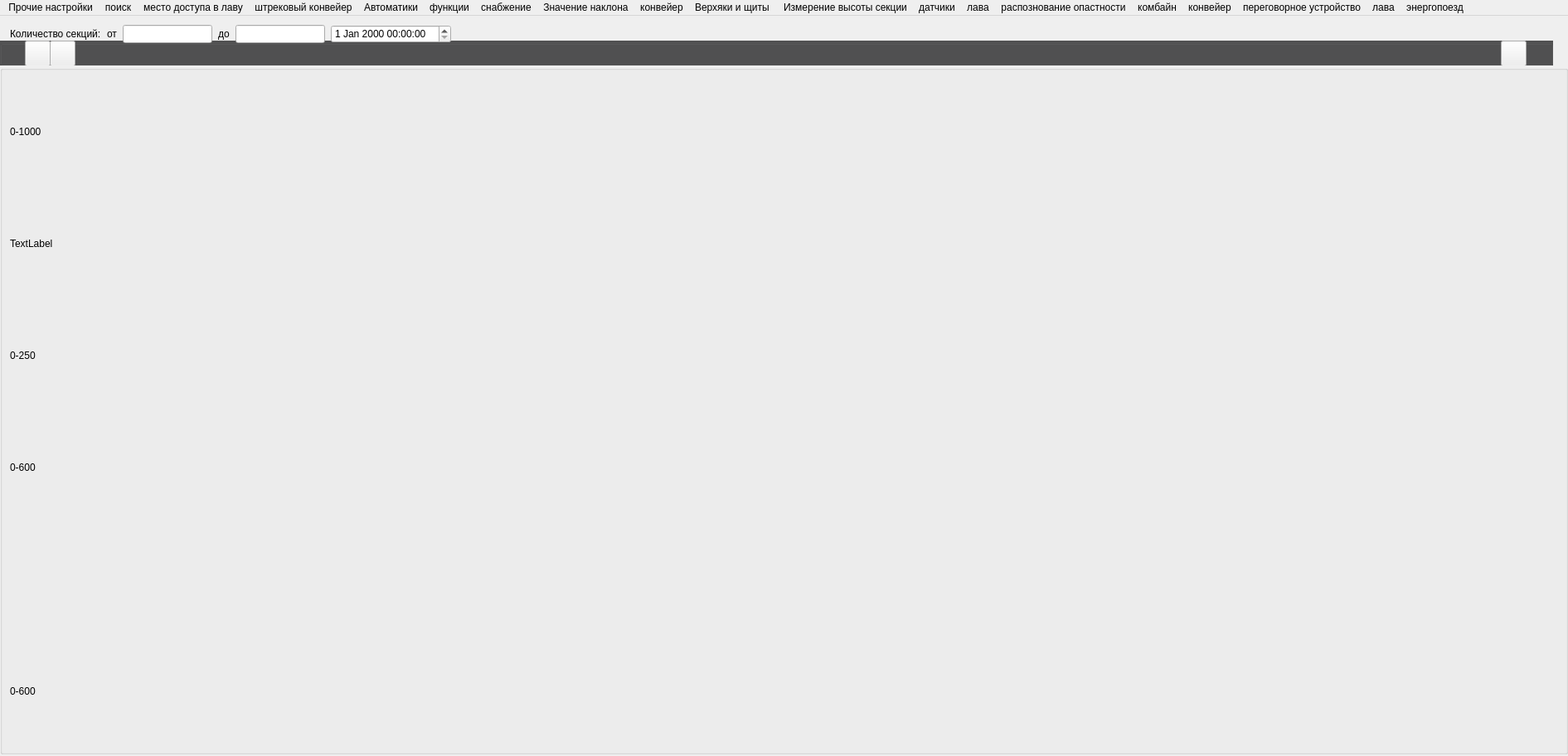
<?xml version="1.0" encoding="UTF-8"?>
<ui version="4.0">
 <class>MainWindow</class>
 <widget class="QMainWindow" name="MainWindow">
  <property name="geometry">
   <rect>
    <x>0</x>
    <y>0</y>
    <width>1891</width>
    <height>912</height>
   </rect>
  </property>
  <property name="sizePolicy">
   <sizepolicy hsizetype="Preferred" vsizetype="Preferred">
    <horstretch>0</horstretch>
    <verstretch>0</verstretch>
   </sizepolicy>
  </property>
  <property name="windowTitle">
   <string>MainWindow</string>
  </property>
  <property name="styleSheet">
   <string notr="true">QMenu{
qproperty-iconSize:16px 16px;
}</string>
  </property>
  <property name="iconSize">
   <size>
    <width>100</width>
    <height>100</height>
   </size>
  </property>
  <widget class="QWidget" name="centralwidget">
   <widget class="QGroupBox" name="Tools">
    <property name="geometry">
     <rect>
      <x>0</x>
      <y>30</y>
      <width>1873</width>
      <height>30</height>
     </rect>
    </property>
    <property name="maximumSize">
     <size>
      <width>2000</width>
      <height>30</height>
     </size>
    </property>
    <property name="styleSheet">
     <string notr="true">QGroupBox{
  background-color: #515152;
}</string>
    </property>
    <property name="title">
     <string/>
    </property>
    <property name="flat">
     <bool>true</bool>
    </property>
    <widget class="QPushButton" name="data_sensors_pushButton">
     <property name="geometry">
      <rect>
       <x>30</x>
       <y>0</y>
       <width>31</width>
       <height>31</height>
      </rect>
     </property>
     <property name="toolTip">
      <string>Данные с датчиков </string>
     </property>
     <property name="text">
      <string/>
     </property>
     <property name="icon">
      <iconset>
       <normaloff>../image/img tools/shieldtab.png</normaloff>../image/img tools/shieldtab.png</iconset>
     </property>
     <property name="iconSize">
      <size>
       <width>50</width>
       <height>50</height>
      </size>
     </property>
    </widget>
    <widget class="QPushButton" name="monitoring_gidravlic">
     <property name="geometry">
      <rect>
       <x>60</x>
       <y>0</y>
       <width>31</width>
       <height>31</height>
      </rect>
     </property>
     <property name="toolTip">
      <string>Мониторинг гидравлики</string>
     </property>
     <property name="text">
      <string/>
     </property>
     <property name="icon">
      <iconset>
       <normaloff>../image/img tools/sensor_list.png</normaloff>../image/img tools/sensor_list.png</iconset>
     </property>
     <property name="iconSize">
      <size>
       <width>50</width>
       <height>50</height>
      </size>
     </property>
    </widget>
    <widget class="QPushButton" name="mining_overview">
     <property name="geometry">
      <rect>
       <x>1810</x>
       <y>0</y>
       <width>31</width>
       <height>31</height>
      </rect>
     </property>
     <property name="toolTip">
      <string>Обзор добычи</string>
     </property>
     <property name="text">
      <string/>
     </property>
     <property name="icon">
      <iconset>
       <normaloff>../image/img tools/transport.png</normaloff>../image/img tools/transport.png</iconset>
     </property>
     <property name="iconSize">
      <size>
       <width>50</width>
       <height>50</height>
      </size>
     </property>
    </widget>
   </widget>
   <widget class="QGroupBox" name="groupBox_2">
    <property name="geometry">
     <rect>
      <x>0</x>
      <y>60</y>
      <width>1891</width>
      <height>831</height>
     </rect>
    </property>
    <property name="title">
     <string/>
    </property>
    <layout class="QGridLayout" name="gridLayout_2">
     <item row="5" column="0">
      <layout class="QHBoxLayout" name="layout_10000">
       <property name="spacing">
        <number>0</number>
       </property>
       <item>
        <widget class="QLabel" name="label_9">
         <property name="text">
          <string>0-600</string>
         </property>
        </widget>
       </item>
      </layout>
     </item>
     <item row="0" column="0">
      <layout class="QHBoxLayout" name="layout_600">
       <property name="spacing">
        <number>0</number>
       </property>
       <item>
        <widget class="QLabel" name="label_4">
         <property name="text">
          <string>0-1000</string>
         </property>
        </widget>
       </item>
      </layout>
     </item>
     <item row="1" column="0">
      <layout class="QHBoxLayout" name="layout_1000">
       <property name="spacing">
        <number>0</number>
       </property>
       <property name="sizeConstraint">
        <enum>QLayout::SetDefaultConstraint</enum>
       </property>
       <item>
        <widget class="QLabel" name="label_5">
         <property name="text">
          <string>TextLabel</string>
         </property>
        </widget>
       </item>
      </layout>
     </item>
     <item row="3" column="0">
      <layout class="QHBoxLayout" name="layout_6">
       <property name="spacing">
        <number>0</number>
       </property>
       <item>
        <widget class="QLabel" name="label_7">
         <property name="layoutDirection">
          <enum>Qt::LeftToRight</enum>
         </property>
         <property name="text">
          <string>0-600</string>
         </property>
        </widget>
       </item>
       <item>
        <spacer name="horizontalSpacer">
         <property name="orientation">
          <enum>Qt::Horizontal</enum>
         </property>
         <property name="sizeHint" stdset="0">
          <size>
           <width>40</width>
           <height>20</height>
          </size>
         </property>
        </spacer>
       </item>
      </layout>
     </item>
     <item row="2" column="0">
      <layout class="QHBoxLayout" name="layout_250">
       <property name="spacing">
        <number>0</number>
       </property>
       <item>
        <widget class="QLabel" name="label_6">
         <property name="text">
          <string>0-250</string>
         </property>
        </widget>
       </item>
      </layout>
     </item>
     <item row="4" column="0">
      <layout class="QHBoxLayout" name="layout_200">
       <property name="spacing">
        <number>0</number>
       </property>
       <property name="rightMargin">
        <number>0</number>
       </property>
       <item>
        <widget class="QLabel" name="label_8">
         <property name="sizePolicy">
          <sizepolicy hsizetype="Preferred" vsizetype="Preferred">
           <horstretch>0</horstretch>
           <verstretch>0</verstretch>
          </sizepolicy>
         </property>
         <property name="layoutDirection">
          <enum>Qt::LeftToRight</enum>
         </property>
         <property name="text">
          <string/>
         </property>
         <property name="pixmap">
          <pixmap>../image/img tools/prop_pressure.png</pixmap>
         </property>
        </widget>
       </item>
       <item>
        <spacer name="horizontalSpacer_2">
         <property name="orientation">
          <enum>Qt::Horizontal</enum>
         </property>
         <property name="sizeHint" stdset="0">
          <size>
           <width>40</width>
           <height>20</height>
          </size>
         </property>
        </spacer>
       </item>
      </layout>
     </item>
    </layout>
   </widget>
   <widget class="QWidget" name="layoutWidget">
    <property name="geometry">
     <rect>
      <x>11</x>
      <y>11</y>
      <width>535</width>
      <height>22</height>
     </rect>
    </property>
    <layout class="QHBoxLayout" name="horizontalLayout_2">
     <item>
      <widget class="QLabel" name="label">
       <property name="sizePolicy">
        <sizepolicy hsizetype="Fixed" vsizetype="Fixed">
         <horstretch>0</horstretch>
         <verstretch>0</verstretch>
        </sizepolicy>
       </property>
       <property name="layoutDirection">
        <enum>Qt::RightToLeft</enum>
       </property>
       <property name="text">
        <string>Количество секций:</string>
       </property>
      </widget>
     </item>
     <item>
      <widget class="QLabel" name="label_2">
       <property name="sizePolicy">
        <sizepolicy hsizetype="Fixed" vsizetype="Fixed">
         <horstretch>0</horstretch>
         <verstretch>0</verstretch>
        </sizepolicy>
       </property>
       <property name="text">
        <string>от</string>
       </property>
      </widget>
     </item>
     <item>
      <widget class="QLineEdit" name="section_min_lineEdit">
       <property name="sizePolicy">
        <sizepolicy hsizetype="Fixed" vsizetype="Fixed">
         <horstretch>0</horstretch>
         <verstretch>0</verstretch>
        </sizepolicy>
       </property>
      </widget>
     </item>
     <item>
      <widget class="QLabel" name="label_3">
       <property name="sizePolicy">
        <sizepolicy hsizetype="Fixed" vsizetype="Fixed">
         <horstretch>0</horstretch>
         <verstretch>0</verstretch>
        </sizepolicy>
       </property>
       <property name="text">
        <string>до</string>
       </property>
      </widget>
     </item>
     <item>
      <widget class="QLineEdit" name="section_max_lineEdit">
       <property name="sizePolicy">
        <sizepolicy hsizetype="Fixed" vsizetype="Fixed">
         <horstretch>0</horstretch>
         <verstretch>0</verstretch>
        </sizepolicy>
       </property>
      </widget>
     </item>
     <item>
      <widget class="QDateTimeEdit" name="dateTimeEdit">
       <property name="sizePolicy">
        <sizepolicy hsizetype="Fixed" vsizetype="Fixed">
         <horstretch>0</horstretch>
         <verstretch>0</verstretch>
        </sizepolicy>
       </property>
      </widget>
     </item>
    </layout>
   </widget>
  </widget>
  <widget class="QMenuBar" name="menubar">
   <property name="enabled">
    <bool>true</bool>
   </property>
   <property name="geometry">
    <rect>
     <x>0</x>
     <y>0</y>
     <width>1891</width>
     <height>22</height>
    </rect>
   </property>
   <property name="tabletTracking">
    <bool>false</bool>
   </property>
   <property name="toolTip">
    <string/>
   </property>
   <property name="styleSheet">
    <string notr="true"/>
   </property>
   <property name="nativeMenuBar">
    <bool>true</bool>
   </property>
   <widget class="QMenu" name="tools_menu">
    <property name="geometry">
     <rect>
      <x>308</x>
      <y>126</y>
      <width>239</width>
      <height>267</height>
     </rect>
    </property>
    <property name="minimumSize">
     <size>
      <width>100</width>
      <height>100</height>
     </size>
    </property>
    <property name="toolTip">
     <string>,mhv</string>
    </property>
    <property name="toolTipDuration">
     <number>-1</number>
    </property>
    <property name="statusTip">
     <string notr="true">Прочие настрйки</string>
    </property>
    <property name="tearOffEnabled">
     <bool>true</bool>
    </property>
    <property name="title">
     <string>Прочие настройки</string>
    </property>
    <property name="icon">
     <iconset>
      <normaloff>../image/img tools/setup.png</normaloff>../image/img tools/setup.png</iconset>
    </property>
    <property name="separatorsCollapsible">
     <bool>true</bool>
    </property>
    <property name="toolTipsVisible">
     <bool>true</bool>
    </property>
    <addaction name="change_name_action"/>
    <addaction name="screenshot_action"/>
    <addaction name="list_sensors_action"/>
    <addaction name="list_camera_action"/>
    <addaction name="list_link_action"/>
    <addaction name="change_setting_action"/>
    <addaction name="graffik_name_action"/>
    <addaction name="conveier_name_action"/>
    <addaction name="direction_name_action"/>
    <addaction name="separator"/>
   </widget>
   <widget class="QMenu" name="search">
    <property name="toolTip">
     <string>онреас</string>
    </property>
    <property name="statusTip">
     <string>щгн</string>
    </property>
    <property name="title">
     <string>поиск</string>
    </property>
    <property name="icon">
     <iconset>
      <normaloff>../image/img tools/search.png</normaloff>../image/img tools/search.png</iconset>
    </property>
    <property name="toolTipsVisible">
     <bool>true</bool>
    </property>
    <addaction name="one_searc_action"/>
    <addaction name="two_searc_action"/>
    <addaction name="three_searc_action"/>
    <addaction name="four_searc_action"/>
    <addaction name="five_searc_action"/>
   </widget>
   <widget class="QMenu" name="place_lava">
    <property name="enabled">
     <bool>true</bool>
    </property>
    <property name="title">
     <string>место доступа в лаву</string>
    </property>
    <property name="icon">
     <iconset>
      <normaloff>../image/img tools/mesto.png</normaloff>../image/img tools/mesto.png</iconset>
    </property>
    <addaction name="on_lava_action"/>
    <addaction name="off_lava_action"/>
   </widget>
   <widget class="QMenu" name="conveier_shek">
    <property name="title">
     <string>штрековый конвейер</string>
    </property>
    <property name="icon">
     <iconset>
      <normaloff>../image/img tools/stageloader.png</normaloff>../image/img tools/stageloader.png</iconset>
    </property>
    <addaction name="on_conv_action"/>
    <addaction name="off_conveier_action"/>
   </widget>
   <widget class="QMenu" name="avtomatic">
    <property name="title">
     <string>Автоматики</string>
    </property>
    <property name="icon">
     <iconset>
      <normaloff>../image/img tools/automatic.png</normaloff>../image/img tools/automatic.png</iconset>
    </property>
    <addaction name="automatics_action"/>
    <addaction name="time_rs_action"/>
    <addaction name="time_all_work_day"/>
    <addaction name="time_unloading_action"/>
    <addaction name="time_going_action"/>
    <addaction name="time_raspor_action"/>
    <addaction name="time_from_unloading_action"/>
   </widget>
   <widget class="QMenu" name="function">
    <property name="title">
     <string>функции</string>
    </property>
    <property name="icon">
     <iconset>
      <normaloff>../image/img tools/function.png</normaloff>../image/img tools/function.png</iconset>
    </property>
    <addaction name="functions_action"/>
    <addaction name="sinhronize_action"/>
    <addaction name="resist_action"/>
    <addaction name="audio_light_action"/>
    <addaction name="neighbor_branch_manage_action"/>
   </widget>
   <widget class="QMenu" name="electric">
    <property name="geometry">
     <rect>
      <x>1440</x>
      <y>147</y>
      <width>221</width>
      <height>204</height>
     </rect>
    </property>
    <property name="title">
     <string>снабжение</string>
    </property>
    <property name="icon">
     <iconset>
      <normaloff>../image/img tools/electric.png</normaloff>../image/img tools/electric.png</iconset>
    </property>
    <property name="separatorsCollapsible">
     <bool>true</bool>
    </property>
    <property name="toolTipsVisible">
     <bool>true</bool>
    </property>
    <addaction name="consup_current_actual_action"/>
    <addaction name="consup_current_valve_action"/>
    <addaction name="cons_current_action"/>
    <addaction name="sipply_voltage_action"/>
    <addaction name="sensor_sipply_voltage_action"/>
    <addaction name="valve_sipply_voltage_action"/>
    <addaction name="R_voltage_sipply"/>
   </widget>
   <widget class="QMenu" name="tilt_angle">
    <property name="title">
     <string>Значение наклона</string>
    </property>
    <property name="icon">
     <iconset>
      <normaloff>../image/img tools/znach naklon.png</normaloff>../image/img tools/znach naklon.png</iconset>
    </property>
    <addaction name="transverse_slope_grounds_action"/>
    <addaction name="longitudinal_slope_overlap_a"/>
    <addaction name="transverse_slope_grounds"/>
    <addaction name="longitudial_slope_overlap_action"/>
   </widget>
   <widget class="QMenu" name="conveier">
    <property name="title">
     <string>конвейер</string>
    </property>
    <property name="icon">
     <iconset>
      <normaloff>../image/img tools/conveyor_distance.png</normaloff>../image/img tools/conveyor_distance.png</iconset>
    </property>
    <addaction name="V_action"/>
    <addaction name="zaz_action"/>
   </widget>
   <widget class="QMenu" name="shield_menu">
    <property name="title">
     <string>Верхяки и щиты </string>
    </property>
    <property name="icon">
     <iconset>
      <normaloff>../image/img tools/cantilever.png</normaloff>../image/img tools/cantilever.png</iconset>
    </property>
    <addaction name="action_44"/>
    <addaction name="action_45"/>
    <addaction name="action_46"/>
    <addaction name="action_47"/>
    <addaction name="action_48"/>
    <addaction name="action_49"/>
    <addaction name="action_50"/>
    <addaction name="action_51"/>
    <addaction name="action_52"/>
    <addaction name="action_53"/>
   </widget>
   <widget class="QMenu" name="menu_3">
    <property name="title">
     <string>Измерение высоты секции</string>
    </property>
    <property name="icon">
     <iconset>
      <normaloff>../image/img tools/shield_height.png</normaloff>../image/img tools/shield_height.png</iconset>
    </property>
    <addaction name="action_54"/>
    <addaction name="action_55"/>
    <addaction name="action_56"/>
   </widget>
   <widget class="QMenu" name="menu_4">
    <property name="title">
     <string>датчики</string>
    </property>
    <property name="icon">
     <iconset>
      <normaloff>../image/img tools/sensor.png</normaloff>../image/img tools/sensor.png</iconset>
    </property>
    <addaction name="action_57"/>
    <addaction name="action_58"/>
    <addaction name="action_59"/>
    <addaction name="action_60"/>
    <addaction name="action_61"/>
    <addaction name="action_62"/>
    <addaction name="action_63"/>
    <addaction name="action_64"/>
   </widget>
   <widget class="QMenu" name="menu_5">
    <property name="title">
     <string>лава</string>
    </property>
    <property name="icon">
     <iconset>
      <normaloff>../image/img tools/front_view.png</normaloff>../image/img tools/front_view.png</iconset>
    </property>
    <addaction name="action_65"/>
    <addaction name="action_66"/>
   </widget>
   <widget class="QMenu" name="menu_6">
    <property name="title">
     <string>распознование опастности</string>
    </property>
    <property name="icon">
     <iconset>
      <normaloff>../image/img tools/danger.png</normaloff>../image/img tools/danger.png</iconset>
    </property>
    <addaction name="action_67"/>
    <addaction name="action_68"/>
    <addaction name="action_69"/>
   </widget>
   <widget class="QMenu" name="combine_menu">
    <property name="title">
     <string>комбайн</string>
    </property>
    <property name="icon">
     <iconset>
      <normaloff>../image/img tools/shearer.png</normaloff>../image/img tools/shearer.png</iconset>
    </property>
    <addaction name="on_combine_actiona"/>
    <addaction name="off_combine_action"/>
   </widget>
   <widget class="QMenu" name="menu_7">
    <property name="enabled">
     <bool>true</bool>
    </property>
    <property name="title">
     <string>конвейер</string>
    </property>
    <property name="icon">
     <iconset>
      <normaloff>../image/img tools/conveyor.png</normaloff>../image/img tools/conveyor.png</iconset>
    </property>
    <addaction name="action_72"/>
    <addaction name="action_73"/>
    <addaction name="action_74"/>
    <addaction name="action_75"/>
   </widget>
   <widget class="QMenu" name="tel_menu">
    <property name="enabled">
     <bool>true</bool>
    </property>
    <property name="title">
     <string>переговорное устройство</string>
    </property>
    <property name="icon">
     <iconset>
      <normaloff>../image/img tools/voicelockup.png</normaloff>../image/img tools/voicelockup.png</iconset>
    </property>
    <addaction name="on_tel_action"/>
    <addaction name="off_tel_action"/>
   </widget>
   <widget class="QMenu" name="menu_9">
    <property name="title">
     <string>лава</string>
    </property>
    <property name="icon">
     <iconset>
      <normaloff>../image/img tools/mining.png</normaloff>../image/img tools/mining.png</iconset>
    </property>
    <addaction name="actionujhb"/>
    <addaction name="action_gc"/>
    <addaction name="action_78"/>
    <addaction name="action_79"/>
    <addaction name="action_80"/>
    <addaction name="action_81"/>
    <addaction name="action_82"/>
    <addaction name="action_83"/>
   </widget>
   <widget class="QMenu" name="menu_10">
    <property name="title">
     <string>энергопоезд</string>
    </property>
   </widget>
   <addaction name="tools_menu"/>
   <addaction name="search"/>
   <addaction name="place_lava"/>
   <addaction name="conveier_shek"/>
   <addaction name="avtomatic"/>
   <addaction name="function"/>
   <addaction name="electric"/>
   <addaction name="tilt_angle"/>
   <addaction name="conveier"/>
   <addaction name="shield_menu"/>
   <addaction name="menu_3"/>
   <addaction name="menu_4"/>
   <addaction name="menu_5"/>
   <addaction name="menu_6"/>
   <addaction name="combine_menu"/>
   <addaction name="menu_7"/>
   <addaction name="tel_menu"/>
   <addaction name="menu_9"/>
   <addaction name="menu_10"/>
  </widget>
  <action name="action">
   <property name="text">
    <string>Изменить имя</string>
   </property>
  </action>
  <action name="actionuf">
   <property name="text">
    <string>uf</string>
   </property>
  </action>
  <action name="actionuyf">
   <property name="text">
    <string>uyf</string>
   </property>
  </action>
  <action name="change_name_action">
   <property name="text">
    <string>изменить имя</string>
   </property>
   <property name="toolTip">
    <string>изменить имя</string>
   </property>
  </action>
  <action name="screenshot_action">
   <property name="checkable">
    <bool>false</bool>
   </property>
   <property name="text">
    <string>скриншот</string>
   </property>
  </action>
  <action name="list_sensors_action">
   <property name="text">
    <string>список датчиков</string>
   </property>
  </action>
  <action name="list_camera_action">
   <property name="text">
    <string>список камер</string>
   </property>
  </action>
  <action name="list_link_action">
   <property name="text">
    <string>список линий связи</string>
   </property>
  </action>
  <action name="change_setting_action">
   <property name="text">
    <string>изменить настройки экрана</string>
   </property>
  </action>
  <action name="graffik_name_action">
   <property name="text">
    <string>график: отобразить название</string>
   </property>
  </action>
  <action name="conveier_name_action">
   <property name="text">
    <string>конвейер отобразить анимацию</string>
   </property>
  </action>
  <action name="direction_name_action">
   <property name="text">
    <string>направление лавы</string>
   </property>
  </action>
  <action name="one_searc_action">
   <property name="text">
    <string>1</string>
   </property>
  </action>
  <action name="two_searc_action">
   <property name="text">
    <string>2</string>
   </property>
  </action>
  <action name="three_searc_action">
   <property name="text">
    <string>3</string>
   </property>
  </action>
  <action name="four_searc_action">
   <property name="text">
    <string>4</string>
   </property>
  </action>
  <action name="five_searc_action">
   <property name="text">
    <string>5</string>
   </property>
  </action>
  <action name="action_12">
   <property name="icon">
    <iconset>
     <normaloff>../image/img tools/место доступа в лаву.png</normaloff>../image/img tools/место доступа в лаву.png</iconset>
   </property>
   <property name="text">
    <string>главный привод</string>
   </property>
  </action>
  <action name="action_13">
   <property name="text">
    <string>вспомогательный</string>
   </property>
  </action>
  <action name="on_conv_action">
   <property name="checkable">
    <bool>true</bool>
   </property>
   <property name="checked">
    <bool>true</bool>
   </property>
   <property name="text">
    <string>вкл</string>
   </property>
  </action>
  <action name="off_conveier_action">
   <property name="checkable">
    <bool>true</bool>
   </property>
   <property name="checked">
    <bool>false</bool>
   </property>
   <property name="text">
    <string>выкл</string>
   </property>
  </action>
  <action name="on_lava_action">
   <property name="checkable">
    <bool>true</bool>
   </property>
   <property name="checked">
    <bool>false</bool>
   </property>
   <property name="text">
    <string>доступ к лаве главный</string>
   </property>
  </action>
  <action name="off_lava_action">
   <property name="checkable">
    <bool>true</bool>
   </property>
   <property name="checked">
    <bool>false</bool>
   </property>
   <property name="text">
    <string>доступ к лаве вспомогательный привод</string>
   </property>
  </action>
  <action name="automatics_action">
   <property name="text">
    <string>автоматики</string>
   </property>
  </action>
  <action name="time_rs_action">
   <property name="text">
    <string>промежут время РЦ</string>
   </property>
  </action>
  <action name="time_all_work_day">
   <property name="text">
    <string>Время Общий раб день </string>
   </property>
  </action>
  <action name="time_unloading_action">
   <property name="text">
    <string>время разгрузка</string>
   </property>
  </action>
  <action name="time_going_action">
   <property name="text">
    <string>время передвижка</string>
   </property>
  </action>
  <action name="time_raspor_action">
   <property name="text">
    <string>Время распор</string>
   </property>
  </action>
  <action name="time_from_unloading_action">
   <property name="text">
    <string>время от разгруз </string>
   </property>
  </action>
  <action name="functions_action">
   <property name="text">
    <string>функции</string>
   </property>
  </action>
  <action name="sinhronize_action">
   <property name="text">
    <string>синх</string>
   </property>
  </action>
  <action name="resist_action">
   <property name="text">
    <string>сопр</string>
   </property>
  </action>
  <action name="audio_light_action">
   <property name="text">
    <string>звук и свет сигн</string>
   </property>
  </action>
  <action name="neighbor_branch_manage_action">
   <property name="text">
    <string>управление соcедней веткой </string>
   </property>
  </action>
  <action name="consup_current_actual_action">
   <property name="text">
    <string>потребление тока Текущ</string>
   </property>
  </action>
  <action name="consup_current_valve_action">
   <property name="text">
    <string>потребление тока Клапан</string>
   </property>
  </action>
  <action name="cons_current_action">
   <property name="text">
    <string>Потребление тока Общее</string>
   </property>
  </action>
  <action name="sipply_voltage_action">
   <property name="text">
    <string>Напряжение питания </string>
   </property>
  </action>
  <action name="sensor_sipply_voltage_action">
   <property name="text">
    <string>Датчик Напряж питания</string>
   </property>
  </action>
  <action name="valve_sipply_voltage_action">
   <property name="text">
    <string>Клапан Напряжения питания</string>
   </property>
  </action>
  <action name="R_voltage_sipply">
   <property name="text">
    <string>РоЕ напяжение питания</string>
   </property>
  </action>
  <action name="transverse_slope_grounds_action">
   <property name="text">
    <string>поперечный наклон основания</string>
   </property>
  </action>
  <action name="longitudinal_slope_overlap_a">
   <property name="text">
    <string>продольный наклон основания</string>
   </property>
  </action>
  <action name="transverse_slope_grounds">
   <property name="text">
    <string>поперечный наклон перекрытия</string>
   </property>
  </action>
  <action name="longitudial_slope_overlap_action">
   <property name="text">
    <string>продольный наклон перекрытия</string>
   </property>
  </action>
  <action name="V_action">
   <property name="text">
    <string>ЦП</string>
   </property>
  </action>
  <action name="zaz_action">
   <property name="text">
    <string>Зазор цил передв</string>
   </property>
  </action>
  <action name="pressure_rack1_action">
   <property name="text">
    <string>давл стойка /1</string>
   </property>
  </action>
  <action name="pressure_rack2_action">
   <property name="checkable">
    <bool>true</bool>
   </property>
   <property name="checked">
    <bool>true</bool>
   </property>
   <property name="text">
    <string>давл стойка /2</string>
   </property>
  </action>
  <action name="action_44">
   <property name="text">
    <string>Щит УГЗ</string>
   </property>
  </action>
  <action name="action_45">
   <property name="text">
    <string>Щит УГЗ ДЩатчик приближения </string>
   </property>
  </action>
  <action name="action_46">
   <property name="text">
    <string>Щит УГЗ Угол</string>
   </property>
  </action>
  <action name="action_47">
   <property name="text">
    <string>Щит УГЗ передв (ход)</string>
   </property>
  </action>
  <action name="action_48">
   <property name="text">
    <string>Щит УГЗ давление</string>
   </property>
  </action>
  <action name="action_49">
   <property name="text">
    <string>Щит УГЗ  3 Сокр/расп</string>
   </property>
  </action>
  <action name="action_50">
   <property name="text">
    <string>Выдвиж верхняк</string>
   </property>
  </action>
  <action name="action_51">
   <property name="text">
    <string>Выдвиж верхняк Передв (ход)</string>
   </property>
  </action>
  <action name="action_52">
   <property name="text">
    <string>Подж. призаб (козырек)</string>
   </property>
  </action>
  <action name="action_53">
   <property name="text">
    <string>Перекрытие состояние</string>
   </property>
  </action>
  <action name="action_54">
   <property name="text">
    <string>Высота секции 1</string>
   </property>
  </action>
  <action name="action_55">
   <property name="text">
    <string>Высота секции 2</string>
   </property>
  </action>
  <action name="action_56">
   <property name="text">
    <string>Высота секции 3</string>
   </property>
  </action>
  <action name="action_57">
   <property name="text">
    <string>Датчики</string>
   </property>
  </action>
  <action name="action_58">
   <property name="text">
    <string>Датчик пыли</string>
   </property>
  </action>
  <action name="action_59">
   <property name="text">
    <string>Датчик газа</string>
   </property>
  </action>
  <action name="action_60">
   <property name="text">
    <string>Люди</string>
   </property>
  </action>
  <action name="action_61">
   <property name="text">
    <string>Индекс качества линии связи</string>
   </property>
  </action>
  <action name="action_62">
   <property name="text">
    <string>Влажность внутри</string>
   </property>
  </action>
  <action name="action_63">
   <property name="text">
    <string>Температура внутри </string>
   </property>
  </action>
  <action name="action_64">
   <property name="text">
    <string>Наппряжение ИК датчик</string>
   </property>
  </action>
  <action name="action_65">
   <property name="text">
    <string>Распознование породы </string>
   </property>
  </action>
  <action name="action_66">
   <property name="text">
    <string>Поперечное сечение лавы</string>
   </property>
  </action>
  <action name="action_67">
   <property name="text">
    <string>Распознование столкновений</string>
   </property>
  </action>
  <action name="action_68">
   <property name="text">
    <string>Анализ конверг.стар кровля</string>
   </property>
  </action>
  <action name="action_69">
   <property name="text">
    <string>Анализ конверг Текущее положение кровли</string>
   </property>
  </action>
  <action name="on_combine_actiona">
   <property name="checkable">
    <bool>true</bool>
   </property>
   <property name="checked">
    <bool>true</bool>
   </property>
   <property name="text">
    <string>вкл </string>
   </property>
  </action>
  <action name="off_combine_action">
   <property name="text">
    <string>выкл</string>
   </property>
  </action>
  <action name="action_72">
   <property name="text">
    <string>Забойный конвейер</string>
   </property>
  </action>
  <action name="action_73">
   <property name="text">
    <string>Поперечн.наклон конвейера</string>
   </property>
  </action>
  <action name="action_74">
   <property name="text">
    <string>Прод наклон конвейера</string>
   </property>
  </action>
  <action name="action_75">
   <property name="text">
    <string>Конвейер для выемки с верху</string>
   </property>
  </action>
  <action name="on_tel_action">
   <property name="text">
    <string>вкл</string>
   </property>
  </action>
  <action name="off_tel_action">
   <property name="text">
    <string>выкл</string>
   </property>
  </action>
  <action name="actionujhb">
   <property name="text">
    <string>Коррекрировка LaSC</string>
   </property>
  </action>
  <action name="action_gc">
   <property name="text">
    <string>Положение лавы LASC</string>
   </property>
  </action>
  <action name="action_78">
   <property name="text">
    <string>Посл.корр.инерц.сист.упр</string>
   </property>
  </action>
  <action name="action_79">
   <property name="text">
    <string>Предпосл.корр.инерц.сист.упр</string>
   </property>
  </action>
  <action name="action_80">
   <property name="text">
    <string>Сумма корр.инерц.сист.упр</string>
   </property>
  </action>
  <action name="action_81">
   <property name="text">
    <string>Корректировка резания</string>
   </property>
  </action>
  <action name="action_82">
   <property name="text">
    <string>Разница корректировок</string>
   </property>
  </action>
  <action name="action_83">
   <property name="text">
    <string>Продвижения забоя</string>
   </property>
  </action>
 </widget>
 <resources/>
 <connections/>
</ui>
